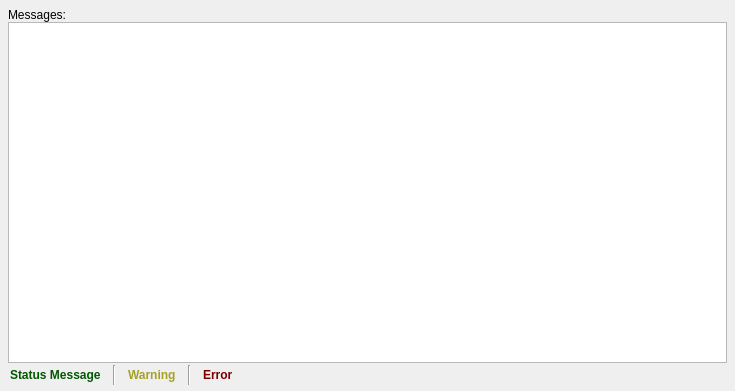
<?xml version="1.0" encoding="UTF-8"?>
<ui version="4.0">
 <class>MessageHistoryWidget</class>
 <widget class="QDialog" name="MessageHistoryWidget">
  <property name="geometry">
   <rect>
    <x>0</x>
    <y>0</y>
    <width>735</width>
    <height>391</height>
   </rect>
  </property>
  <property name="sizePolicy">
   <sizepolicy hsizetype="Preferred" vsizetype="Preferred">
    <horstretch>0</horstretch>
    <verstretch>0</verstretch>
   </sizepolicy>
  </property>
  <property name="windowTitle">
   <string>Seg3D2.0 Message History</string>
  </property>
  <property name="styleSheet">
   <string notr="true">QWidget#HistoryWidget {
  background-color: qlineargradient(spread:pad, x1:0.5, y1:0, x2:0.5, y2:0.960227, stop:0 rgba(221, 221, 221, 255), stop:0.155779 rgba(228, 228, 228, 255), stop:1 rgba(202, 204, 204, 255));
}

QLabel#message_label_{
  color: rgb(3, 86, 2);
}

QLabel#error_label_{
  color: rgb(121, 0, 0);
}

QLabel#warning_label_{
  color: rgb(165, 161, 34);
}
</string>
  </property>
  <layout class="QVBoxLayout" name="verticalLayout">
   <property name="spacing">
    <number>0</number>
   </property>
   <property name="leftMargin">
    <number>8</number>
   </property>
   <property name="topMargin">
    <number>8</number>
   </property>
   <property name="rightMargin">
    <number>8</number>
   </property>
   <property name="bottomMargin">
    <number>4</number>
   </property>
   <item>
    <layout class="QHBoxLayout" name="horizontalLayout">
     <item>
      <widget class="QLabel" name="label">
       <property name="text">
        <string>Messages:</string>
       </property>
      </widget>
     </item>
    </layout>
   </item>
   <item>
    <widget class="QListWidget" name="history_list_">
     <property name="font">
      <font>
       <weight>75</weight>
       <bold>true</bold>
      </font>
     </property>
     <property name="focusPolicy">
      <enum>Qt::NoFocus</enum>
     </property>
     <property name="contextMenuPolicy">
      <enum>Qt::DefaultContextMenu</enum>
     </property>
     <property name="midLineWidth">
      <number>1</number>
     </property>
     <property name="horizontalScrollBarPolicy">
      <enum>Qt::ScrollBarAlwaysOff</enum>
     </property>
     <property name="editTriggers">
      <set>QAbstractItemView::NoEditTriggers</set>
     </property>
     <property name="showDropIndicator" stdset="0">
      <bool>false</bool>
     </property>
     <property name="alternatingRowColors">
      <bool>true</bool>
     </property>
     <property name="selectionMode">
      <enum>QAbstractItemView::NoSelection</enum>
     </property>
     <property name="horizontalScrollMode">
      <enum>QAbstractItemView::ScrollPerItem</enum>
     </property>
     <property name="sortingEnabled">
      <bool>false</bool>
     </property>
    </widget>
   </item>
   <item>
    <widget class="QWidget" name="widget" native="true">
     <layout class="QHBoxLayout" name="horizontalLayout_2">
      <property name="spacing">
       <number>12</number>
      </property>
      <property name="margin">
       <number>2</number>
      </property>
      <item>
       <widget class="QLabel" name="message_label_">
        <property name="font">
         <font>
          <weight>75</weight>
          <bold>true</bold>
         </font>
        </property>
        <property name="text">
         <string>Status Message</string>
        </property>
       </widget>
      </item>
      <item>
       <widget class="Line" name="line">
        <property name="orientation">
         <enum>Qt::Vertical</enum>
        </property>
       </widget>
      </item>
      <item>
       <widget class="QLabel" name="warning_label_">
        <property name="font">
         <font>
          <weight>75</weight>
          <bold>true</bold>
         </font>
        </property>
        <property name="text">
         <string>Warning</string>
        </property>
       </widget>
      </item>
      <item>
       <widget class="Line" name="line_2">
        <property name="orientation">
         <enum>Qt::Vertical</enum>
        </property>
       </widget>
      </item>
      <item>
       <widget class="QLabel" name="error_label_">
        <property name="font">
         <font>
          <weight>75</weight>
          <bold>true</bold>
         </font>
        </property>
        <property name="text">
         <string>Error</string>
        </property>
       </widget>
      </item>
      <item>
       <spacer name="horizontalSpacer">
        <property name="orientation">
         <enum>Qt::Horizontal</enum>
        </property>
        <property name="sizeHint" stdset="0">
         <size>
          <width>455</width>
          <height>20</height>
         </size>
        </property>
       </spacer>
      </item>
     </layout>
    </widget>
   </item>
  </layout>
 </widget>
 <resources/>
 <connections/>
</ui>
